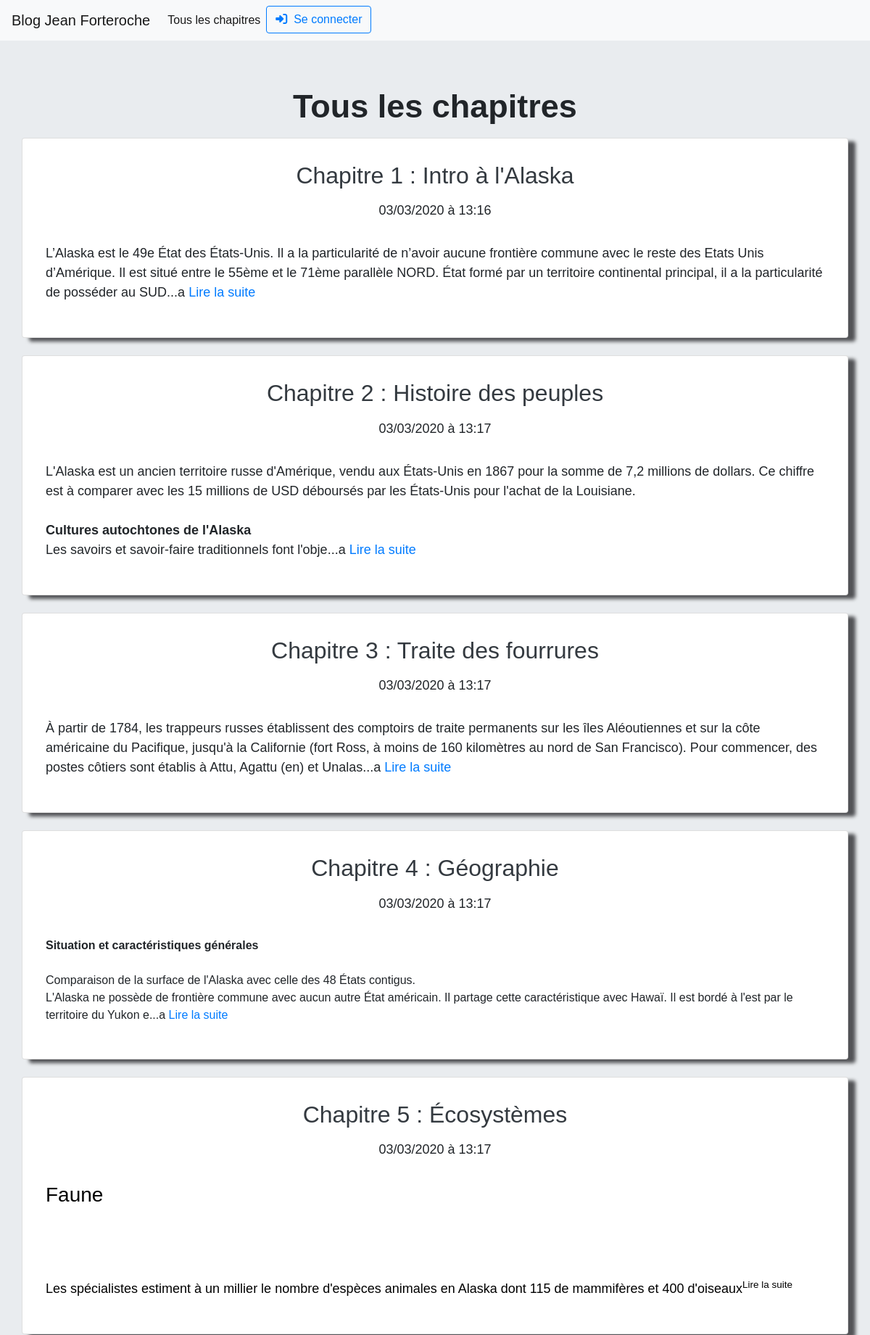
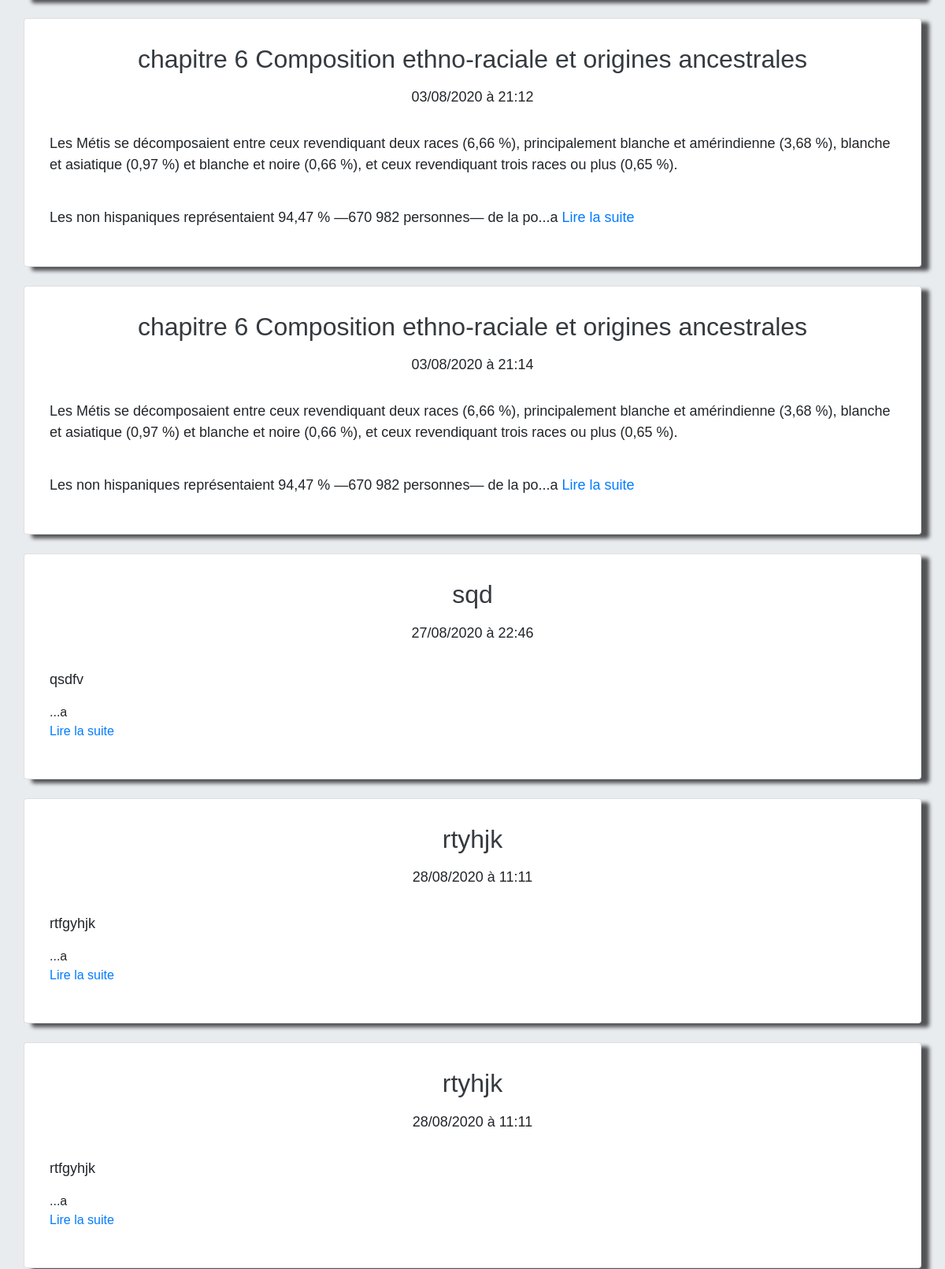
The app's page /index.php?action=listArticles (upper part) with its own data (2 pictures, top to bottom).
### tables this page shows
CREATE TABLE IF NOT EXISTS `articles` (
  `id` int(11) NOT NULL AUTO_INCREMENT,
  `title` varchar(255) NOT NULL,
  `content` text NOT NULL,
  `date_article` datetime NOT NULL DEFAULT current_timestamp(),
  PRIMARY KEY (`id`)
);

### App/Controller/Articles.php (called while the page is built, shortened)
<?php
class Articles extends Controller {
    public function listArticles()
    {
        $articleManager = new ArticleManager();
        $articles = $articleManager->listArticles();
        include 'view/Visitor/listArticlesView.php';
    }
}

### App/Model/ArticleManager.php (called while the page is built, shortened)
<?php
class ArticleManager extends Manager
{
    public function listArticles()
    {
        $db = $this->dbConnect();
        $reqArticle = $db->query('
            SELECT id,  title, content,date_article
            FROM articles
            ORDER BY date_article ASC');
        return  $articles = $reqArticle->fetchAll();
    }
}

### view/Visitor/listArticlesView.php (the view, shortened to what this page needs)
<div id="article" class="jumbotron jumbotron-fluid">
    <h1 class="cardTitle text-center mb-3">Tous les chapitres </h1>
    <?php foreach ($articles as  $articles) { ?>
        <section class="container card mb-4">
            <h2 class="text-center mb-3"> <a href="index.php?action=article&amp;id=<?= $articles['id'] ?>" class="text-dark">
                    <?= htmlspecialchars($articles['title']) ?></a>
            </h2>
            <p class="text-center"><?= date_format(date_create($articles['date_article']), 'd/m/Y à H:i') ?></p>
            <p class="text-center"><?= mb_substr($articles['content'],0,400) ?>...a
                <a href="index.php?action=article&amp;id=<?= $articles['id'] ?>" >Lire la suite</a>
            </p>
        </section>
    <?php } ?>
</div>
<?php include 'view/template.php'; ?>

### public/css/style.css (style rules this page uses)
* { font-family: "Arial", "Segoe Script"; }
.cardTitle { font-size: 4em; font-weight: 600; }
.card { padding: 2em; box-shadow: rgba(1, 2, 4, 0.65) 10px 5px 5px; }

### public/css/queries.css (style rules this page uses)
@media all and (max-width :1440px ) { p , .linkListArticle { font-size: 18px; } }
@media all and (max-width :1440px ) { .cardTitle { font-size: 45px; } }

### records on screen
articles: title "Chapitre 1 : Intro à l'Alaska", date_article "03/03/2020 à 13:16", content "L’Alaska est le 49e État des États-Unis. Il a la particularité de n’avoir aucune frontière commune avec le reste des Etats Unis d’Amérique. Il est situé entre le 55ème et le 71ème parallèle NORD. État formé par un territoire continental principal, il a la particularité de posséder au SUD"
articles: title "Chapitre 2 : Histoire des peuples", date_article "03/03/2020 à 13:17", content "L'Alaska est un ancien territoire russe d'Amérique, vendu aux États-Unis en 1867 pour la somme de 7,2 millions de dollars. Ce chiffre est à comparer avec les 15 millions de USD déboursés par les États-Unis pour l'achat de la Louisiane. Cultures autochtones de l'Alaska Les savoirs et savoir-faire traditionnels font l'obje"
articles: title "Chapitre 3 : Traite des fourrures", date_article "03/03/2020 à 13:17", content "À partir de 1784, les trappeurs russes établissent des comptoirs de traite permanents sur les îles Aléoutiennes et sur la côte américaine du Pacifique, jusqu'à la Californie (fort Ross, à moins de 160 kilomètres au nord de San Francisco). Pour commencer, des postes côtiers sont établis à Attu, Agattu (en) et Unalas"
articles: title "Chapitre 4 : Géographie", date_article "03/03/2020 à 13:17", content "Situation et caractéristiques générales Comparaison de la surface de l'Alaska avec celle des 48 États contigus. L'Alaska ne possède de frontière commune avec aucun autre État américain. Il partage cette caractéristique avec Hawaï. Il est bordé à l'est par le territoire du Yukon e"
articles: title "Chapitre 5 : Écosystèmes", date_article "03/03/2020 à 13:17", content "Faune Les spécialistes estiment à un millier le nombre d'espèces animales en Alaska dont 115 de mammifères et 400 d'oiseaux"
articles: title "chapitre 6 Composition ethno-raciale et origines ancestrales", date_article "03/08/2020 à 21:12", content "Les Métis se décomposaient entre ceux revendiquant deux races (6,66 %), principalement blanche et amérindienne (3,68 %), blanche et asiatique (0,97 %) et blanche et noire (0,66 %), et ceux revendiquant trois races ou plus (0,65 %). Les non hispaniques représentaient 94,47 % —670 982 personnes— de la po"
articles: title "chapitre 6 Composition ethno-raciale et origines ancestrales", date_article "03/08/2020 à 21:14", content "Les Métis se décomposaient entre ceux revendiquant deux races (6,66 %), principalement blanche et amérindienne (3,68 %), blanche et asiatique (0,97 %) et blanche et noire (0,66 %), et ceux revendiquant trois races ou plus (0,65 %). Les non hispaniques représentaient 94,47 % —670 982 personnes— de la po"
articles: title "sqd", date_article "27/08/2020 à 22:46", content "qsdfv"
articles: title "rtyhjk", date_article "28/08/2020 à 11:11", content "rtfgyhjk"
articles: title "rtyhjk", date_article "28/08/2020 à 11:11", content "rtfgyhjk"
